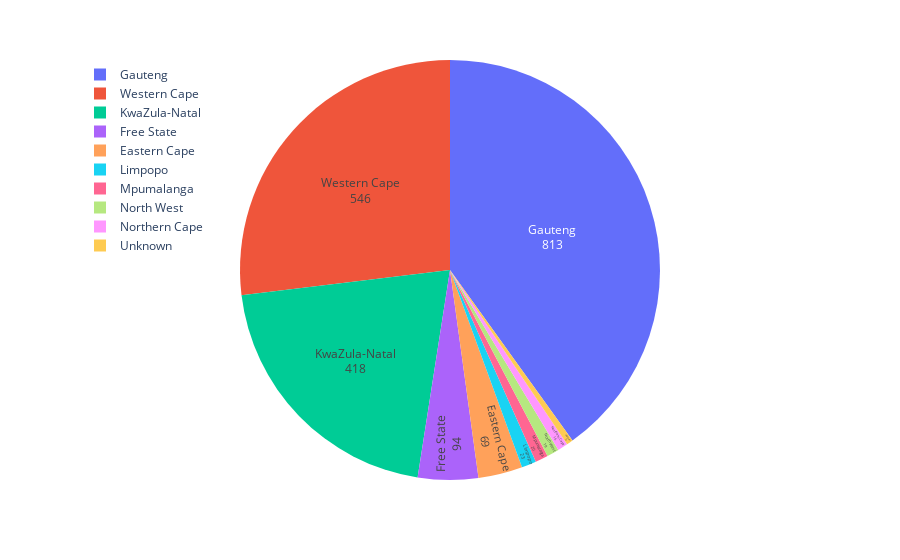

Notebook cell for this chart:
### Code cell
fig_province = px.pie(prov_totals_data, values='total', names='province')
fig_province.update_layout(legend=dict(x=0, y=1))
# hov_template = ''
fig_province.update_traces(hoverinfo= 'label+percent', 
                  hovertemplate = '%{label}<br>%{value}',
                  textinfo='value+label',
                  textposition='inside')
fig_province.show()

### Figure 1 — Plotly figure (JSON) as saved in the notebook; plotly's stock layout.template omitted (floating-point values rounded to 4 significant figures)
{"data": [{"domain": {"x": [0, 1], "y": [0, 1]}, "hoverinfo": "label+percent", "hoverlabel": {"namelength": 0}, "hovertemplate": "%{label}<br>%{value}", "labels": ["Eastern Cape", "Free State", "Gauteng", "KwaZula-Natal", "Limpopo", "Mpumalanga", "Northern Cape", "North West", "Western Cape", "Unknown"], "legendgroup": "", "name": "", "showlegend": true, "textinfo": "value+label", "textposition": "inside", "type": "pie", "values": [69, 94, 813, 418, 23, 20, 16, 19, 546, 10]}], "layout": {"legend": {"tracegroupgap": 0, "x": 0, "y": 1}, "margin": {"t": 60}}}
